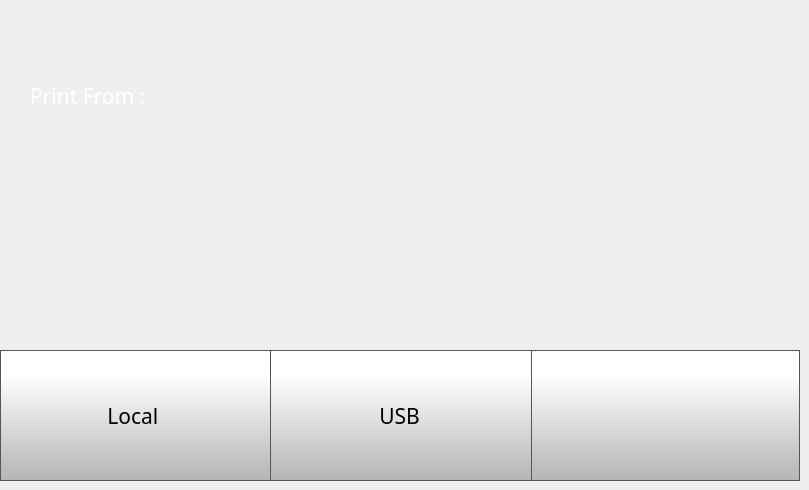
   <widget class="QWidget" name="printLocationPage">
    <widget class="QPushButton" name="printLocationScreenBackButton">
     <property name="geometry">
      <rect>
       <x>529</x>
       <y>350</y>
       <width>271</width>
       <height>131</height>
      </rect>
     </property>
     <property name="minimumSize">
      <size>
       <width>0</width>
       <height>0</height>
      </size>
     </property>
     <property name="font">
      <font>
       <family>Gotham Light</family>
       <pointsize>16</pointsize>
      </font>
     </property>
     <property name="styleSheet">
      <string notr="true">QPushButton {
     border: 1px solid rgb(87, 87, 87);
	background-color: qlineargradient(spread:pad, x1:0, y1:1, x2:0, y2:0.188, stop:0 rgba(180, 180, 180, 255), stop:1 rgba(255, 255, 255, 255));


}

QPushButton:pressed {
    background-color: qlineargradient(x1: 0, y1: 0, x2: 0, y2: 1,
                                      stop: 0 #dadbde, stop: 1 #f6f7fa);
}

QPushButton:flat {
    border: none; /* no border for a flat push button */
}

QPushButton:default {
    border-color: navy; /* make the default button prominent */
}</string>
     </property>
     <property name="text">
      <string/>
     </property>
     <property name="icon">
      <iconset resource="../resources/resource.qrc">
       <normaloff>:/Navigation/img/Navigation/arrows-4.png</normaloff>:/Navigation/img/Navigation/arrows-4.png</iconset>
     </property>
     <property name="iconSize">
      <size>
       <width>70</width>
       <height>70</height>
      </size>
     </property>
     <property name="checkable">
      <bool>false</bool>
     </property>
     <property name="autoDefault">
      <bool>false</bool>
     </property>
     <property name="default">
      <bool>false</bool>
     </property>
     <property name="flat">
      <bool>false</bool>
     </property>
    </widget>
    <widget class="QPushButton" name="fromUsbButton">
     <property name="geometry">
      <rect>
       <x>267</x>
       <y>350</y>
       <width>265</width>
       <height>131</height>
      </rect>
     </property>
     <property name="font">
      <font>
       <family>Gotham</family>
       <pointsize>16</pointsize>
      </font>
     </property>
     <property name="styleSheet">
      <string notr="true">QPushButton {
     border: 1px solid rgb(87, 87, 87);
	background-color: qlineargradient(spread:pad, x1:0, y1:1, x2:0, y2:0.188, stop:0 rgba(180, 180, 180, 255), stop:1 rgba(255, 255, 255, 255));



}

QPushButton:pressed {
    background-color: qlineargradient(x1: 0, y1: 0, x2: 0, y2: 1,
                                      stop: 0 #dadbde, stop: 1 #f6f7fa);
}

QPushButton:flat {
    border: none; /* no border for a flat push button */
}

QPushButton:default {
    border-color: navy; /* make the default button prominent */
}</string>
     </property>
     <property name="text">
      <string>USB</string>
     </property>
     <property name="icon">
      <iconset resource="../resources/resource.qrc">
       <normaloff>:/Icons/img/icons/usb.png</normaloff>:/Icons/img/icons/usb.png</iconset>
     </property>
     <property name="iconSize">
      <size>
       <width>70</width>
       <height>70</height>
      </size>
     </property>
    </widget>
    <widget class="QLabel" name="printFromLabel">
     <property name="geometry">
      <rect>
       <x>30</x>
       <y>80</y>
       <width>231</width>
       <height>31</height>
      </rect>
     </property>
     <property name="font">
      <font>
       <family>Gotham</family>
       <pointsize>16</pointsize>
       <weight>50</weight>
       <bold>false</bold>
      </font>
     </property>
     <property name="styleSheet">
      <string notr="true">color: rgb(255, 255, 255);</string>
     </property>
     <property name="text">
      <string>Print From :</string>
     </property>
    </widget>
    <widget class="QPushButton" name="fromLocalButton">
     <property name="geometry">
      <rect>
       <x>0</x>
       <y>350</y>
       <width>271</width>
       <height>131</height>
      </rect>
     </property>
     <property name="font">
      <font>
       <family>Gotham</family>
       <pointsize>16</pointsize>
      </font>
     </property>
     <property name="styleSheet">
      <string notr="true">QPushButton {
     border: 1px solid rgb(87, 87, 87);
	background-color: qlineargradient(spread:pad, x1:0, y1:1, x2:0, y2:0.188, stop:0 rgba(180, 180, 180, 255), stop:1 rgba(255, 255, 255, 255));



}

QPushButton:pressed {
    background-color: qlineargradient(x1: 0, y1: 0, x2: 0, y2: 1,
                                      stop: 0 #dadbde, stop: 1 #f6f7fa);
}

QPushButton:flat {
    border: none; /* no border for a flat push button */
}

QPushButton:default {
    border-color: navy; /* make the default button prominent */
}</string>
     </property>
     <property name="text">
      <string>Local </string>
     </property>
     <property name="icon">
      <iconset resource="../resources/resource.qrc">
       <normaloff>:/Icons/img/icons/folder.png</normaloff>:/Icons/img/icons/folder.png</iconset>
     </property>
     <property name="iconSize">
      <size>
       <width>70</width>
       <height>70</height>
      </size>
     </property>
    </widget>
   </widget>
